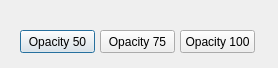
<?xml version="1.0" encoding="UTF-8"?>
<ui version="4.0">
 <class>OpacitySetDialogBase</class>
 <widget class="QDialog" name="OpacitySetDialogBase">
  <property name="geometry">
   <rect>
    <x>0</x>
    <y>0</y>
    <width>278</width>
    <height>68</height>
   </rect>
  </property>
  <property name="windowTitle">
   <string>Opacity Set</string>
  </property>
  <widget class="QPushButton" name="pushButton">
   <property name="geometry">
    <rect>
     <x>20</x>
     <y>30</y>
     <width>75</width>
     <height>23</height>
    </rect>
   </property>
   <property name="text">
    <string>Opacity 50</string>
   </property>
  </widget>
  <widget class="QPushButton" name="pushButton_2">
   <property name="geometry">
    <rect>
     <x>100</x>
     <y>30</y>
     <width>75</width>
     <height>23</height>
    </rect>
   </property>
   <property name="text">
    <string>Opacity 75</string>
   </property>
  </widget>
  <widget class="QPushButton" name="pushButton_3">
   <property name="geometry">
    <rect>
     <x>180</x>
     <y>30</y>
     <width>75</width>
     <height>23</height>
    </rect>
   </property>
   <property name="text">
    <string>Opacity 100</string>
   </property>
  </widget>
 </widget>
 <resources/>
 <connections/>
</ui>
